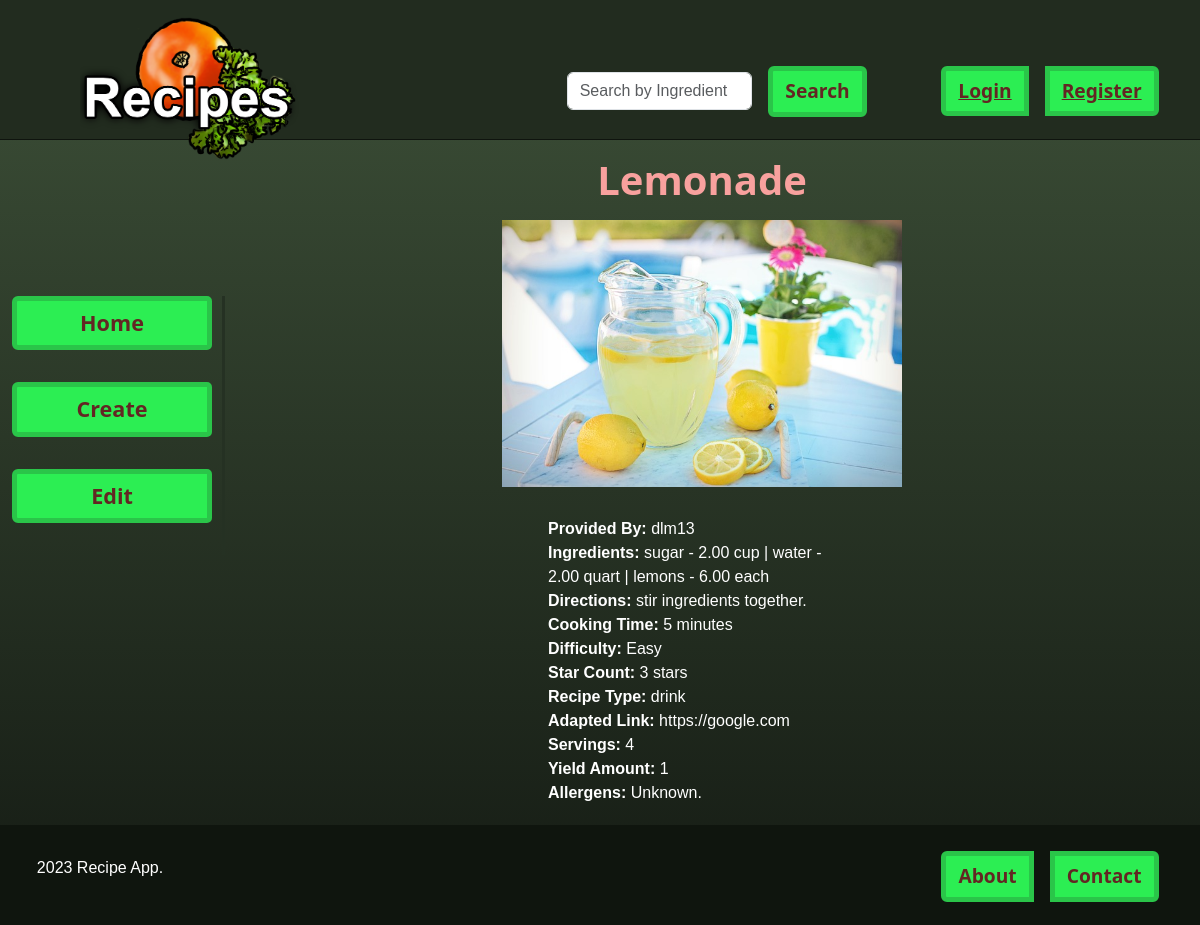
Screenshot of /list/3 with the database file from the repository.
### recipe/models.py (models this page shows, shortened)
class Recipe(models.Model):
    id = models.AutoField(primary_key=True)
    title = models.CharField(max_length=255)
    user = models.ForeignKey(
        CustomUser,
        on_delete=models.CASCADE,
        related_name="recipes",
    )
    recipe_ingredients = models.ManyToManyField(
        "recipeingredient.RecipeIngredient",
        through="recipeingredientintermediary.RecipeIngredientIntermediary",
    )
    directions = models.TextField()
    cooking_time = models.PositiveIntegerField(null=True, blank=False)
    star_count = models.PositiveIntegerField(
        choices=[(i, i) for i in range(1, 6)], null=True, blank=False
    )
    recipe_type = models.CharField(max_length=100, choices=RECIPE_TYPES, blank=False)
    adapted_link = models.URLField(blank=True, null=True, default=None)
    servings = models.PositiveIntegerField(null=True, blank=False)
    yield_amount = models.IntegerField(blank=True, null=True, default=None)
    allergens = models.TextField(
        blank=True,
    )
    small_desc = models.TextField(
        max_length=200, default="No Description has been added currently."
    )
    pic = models.ImageField(upload_to="recipe", default="no_picture.jpg")
    def calculate_difficulty(self):
        try:
            ingredients_len = len(self.recipe_ingredients.all())
            if self.cooking_time < 10 and ingredients_len < 4:
                return "Easy"
            elif self.cooking_time < 10 and ingredients_len > 4:
                return "Medium"
            elif self.cooking_time >= 10 and ingredients_len < 4:
                return "Intermediate"
            elif self.cooking_time >= 10 and ingredients_len >= 4:
                return "Hard"
        except:
            print("Missing an appropriate cooking time or ingredients.")
            return "Missing cooking time or ingredients."

### customuser/models.py (models this page shows)
class CustomUser(AbstractUser):
    pic = models.ImageField(upload_to="user", default="no_picture.jpg")
    about_me = models.TextField()
    favorite_food = models.CharField(max_length=255)
    def __str__(self):
        return str(self.username)

### recipeingredient/models.py (models this page shows, shortened)
class RecipeIngredient(models.Model):
    id = models.AutoField(primary_key=True)
    ingredient = models.ForeignKey("ingredient.Ingredient", on_delete=models.CASCADE)
    calorie_content = models.DecimalField(max_digits=8, decimal_places=2)
    amount = models.DecimalField(
        max_digits=8, decimal_places=2, validators=[MinValueValidator(0)]
    )
    amount_type = models.CharField(max_length=100, choices=AMOUNT_TYPES)
    cost = models.DecimalField(
        max_digits=8, decimal_places=2, validators=[MinValueValidator(0)]
    )
    supplier = models.CharField(max_length=255)
    grams = models.DecimalField(
        max_digits=8, decimal_places=2, validators=[MinValueValidator(0)]
    )

### ingredient/models.py (models this page shows)
class Ingredient(models.Model):
    id = models.AutoField(primary_key=True)
    name = models.CharField(max_length=255, null=True, blank=False)
    def __str__(self):
        return str(self.name)

### recipe/views.py (the view)
# urls.py: path("list/<pk>", RecipeDetailView.as_view(), name="detail"),
class RecipeDetailView(DetailView):
    model = Recipe
    template_name = "recipe/recipe_detail.html"

### recipe/templates/recipe/recipe_detail.html (shortened to what this page needs)
{% extends "recipe/recipes_home.html" %}
{% load static %}
{% load custom_filters %}
{% block main %}
<div class="row" style="margin-top: 156px">
    <div class="col-2"></div>
    <div class="col-10">
        <main>
            <section class="container" style="color: white;">
                <div class="row">
                    <div class="col-12 card-title-style" style="text-align: center; justify-content: center;">
                        <h1><b>{{object.title}}</b></h1>
                        <img src="{{object.pic.url}}" style="padding-bottom: 6px; width: 400px;" />
                    </div>
                </div>
                <div class="row">
                    <div class="col-4"></div>
                    <div class="col-4" style="text-align: left; justify-content: left; padding-bottom: 20px;">
                        <br>
                        <b>Provided By: </b>{{object.user}}
                        <br>
                        <b>Ingredients: </b>
                        {% for ingredient in object.recipe_ingredients.all %}
                        {{ ingredient.ingredient }} - {{ ingredient.amount }} {{ ingredient.amount_type }}
                        {% if not forloop.last %}| {% endif %}
                        {% endfor %}
                        <br>
                        <b>Directions: </b>{{object.directions}}
                        <br>
                        <b>Cooking Time: </b>{{object.cooking_time}} minutes
                        <br>
                        <b>Difficulty: </b>{{object.calculate_difficulty}}
                        <br>
                        <b>Star Count: </b>{{object.star_count}} stars
                        <br>
                        <b>Recipe Type: </b>{{object.recipe_type}}
                        <br>
                        <b>Adapted Link: </b>{{object.adapted_link}}
                        <br>
                        <b>Servings: </b>{{object.servings}}
                        <br>
                        <b>Yield Amount: </b>{{object.yield_amount}}
                        <br>
                        <b>Allergens: </b>{{object.allergens}}
                    </div>
                    <div class="col-4"></div>
                </div>
            </section>
        </main>
    </div>
</div>
{% endblock %}

### recipe/static/css/styles.css (style rules this page uses)
body, html { font-family: Arial, sans-serif; margin: 0; padding: 0; overflow-x: hidden; }
h1, h2, h3 { margin-bottom: 1rem; }
:root { --primary-color: #2cee53; }
main { display: flex; flex-direction: column; align-items: center; min-height: 580px; gap: 2rem; }
.card-title-style { color: #f8a19e; font-weight: lighter; font-family: system-ui, -apple-system, BlinkMacSystemFont, 'Segoe UI', Roboto, Oxygen, Ubuntu, Cantarell, 'Open Sans', 'Helvetica Neue', sans-serif }

### rows the page displays
Recipe: title "Lemonade", pic (picture), user "dlm13", directions "stir ingredients together.", cooking_time "5", calculate_difficulty "Easy", star_count "3", recipe_type "drink", adapted_link "https://google.com", servings "4", yield_amount "1", allergens "Unknown."
RecipeIngredient: ingredient "sugar", amount "2.00", amount_type "cup"
RecipeIngredient: ingredient "water", amount "2.00", amount_type "quart"
RecipeIngredient: ingredient "lemons", amount "6.00", amount_type "each"
